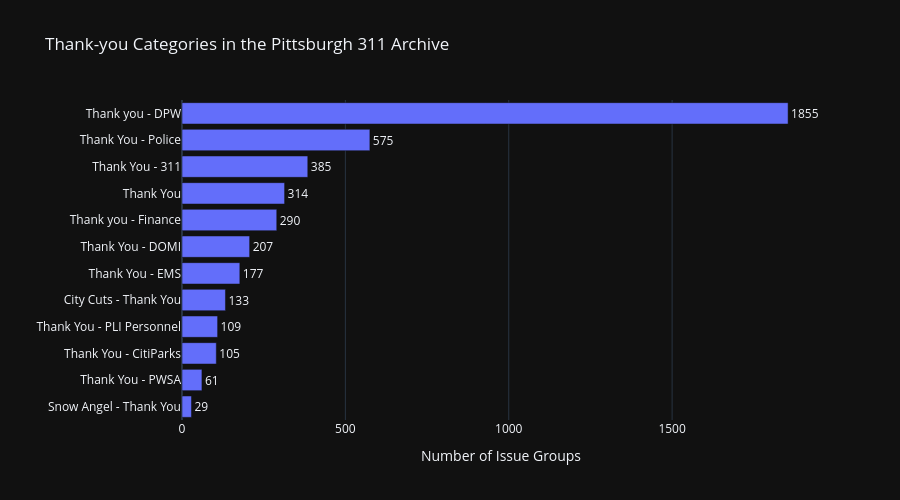

Notebook code for this chart:
### Code cell
thank_you_plot = thank_you_summary.sort_values("issue_groups")

fig_thank_you = px.bar(
    thank_you_plot,
    x="issue_groups",
    y="request_type",
    orientation="h",
    text="issue_groups",
    hover_data={
        "issue_groups": ":,",
        "percent_of_thank_you_issues": ":.2f"
    },
    labels={
        "issue_groups": "Number of Issue Groups",
        "request_type": "Thank-you Request Type",
        "percent_of_thank_you_issues": "Share of Thank-you Issues (%)"
    },
    title="Thank-you Categories in the Pittsburgh 311 Archive",
    range_color="steelblue"
)

fig_thank_you.update_traces(textposition="outside")
fig_thank_you.update_layout(
    xaxis_title="Number of Issue Groups",
    yaxis_title="",
    height=500
)

fig_thank_you.write_html(
   "thank_you_request_types.html"
)
fig_thank_you.show()

### Figure 1 — Plotly figure (JSON) as saved in the notebook; plotly's stock layout.template omitted (floating-point values rounded to 4 significant figures)
{"data": [{"customdata": [[0.684], [1.439], [2.476], [2.571], [3.137], [4.175], [4.882], [6.84], [7.406], [9.08], [13.56], [43.75]], "hovertemplate": "Number of Issue Groups=%{text:,}<br>Thank-you Request Type=%{y}<br>Share of Thank-you Issues (%)=%{customdata[0]:.2f}<extra></extra>", "legendgroup": "", "marker": {"color": "#636efa", "pattern": {"shape": ""}}, "name": "", "orientation": "h", "showlegend": false, "text": [29.0, 61.0, 105.0, 109.0, 133.0, 177.0, 207.0, 290.0, 314.0, 385.0, 575.0, 1855.0], "textposition": "outside", "x": [29, 61, 105, 109, 133, 177, 207, 290, 314, 385, 575, 1855], "xaxis": "x", "y": ["Snow Angel - Thank You", "Thank You - PWSA", "Thank You - CitiParks", "Thank You - PLI Personnel", "City Cuts - Thank You", "Thank You - EMS", "Thank You - DOMI", "Thank you - Finance", "Thank You", "Thank You - 311", "Thank You - Police", "Thank you - DPW"], "yaxis": "y", "type": "bar"}], "layout": {"xaxis": {"anchor": "y", "domain": [0.0, 1.0], "title": {"text": "Number of Issue Groups"}}, "yaxis": {"anchor": "x", "domain": [0.0, 1.0], "title": {"text": ""}}, "legend": {"tracegroupgap": 0}, "title": {"text": "Thank-you Categories in the Pittsburgh 311 Archive"}, "barmode": "relative", "height": 500}}
